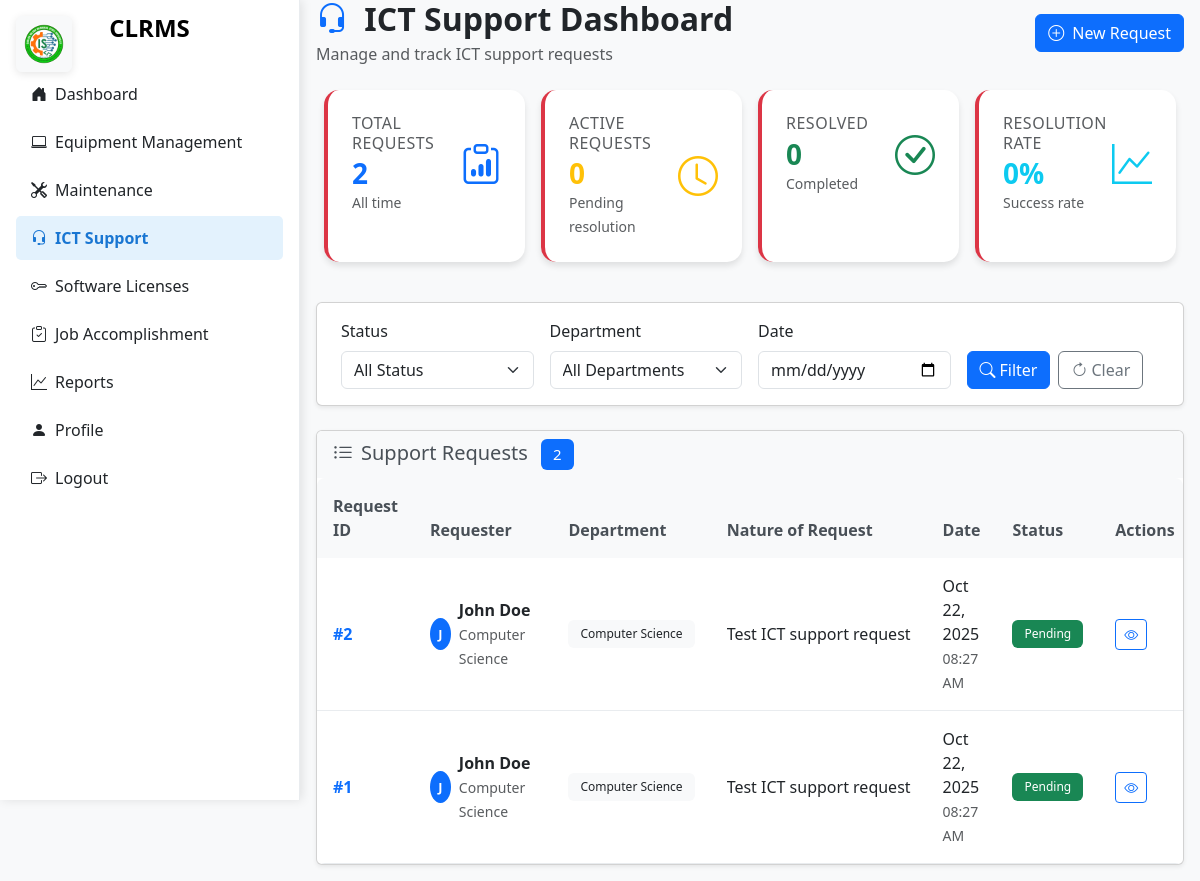
The page /pages/ict_support_dashboard.php (signed in) on the database its author committed.
### tables this page shows
CREATE TABLE `ict_support_requests` (
  `id` int(11) NOT NULL,
  `requester_name` varchar(255) NOT NULL,
  `department` varchar(255) NOT NULL,
  `request_date` date NOT NULL,
  `request_time` time NOT NULL,
  `nature_of_request` text NOT NULL,
  `action_taken` text DEFAULT NULL,
  `photo` varchar(255) DEFAULT NULL,
  `status` enum('Pending','In Progress','Resolved','Cancelled') DEFAULT 'Pending',
  `created_at` timestamp NOT NULL DEFAULT current_timestamp(),
  `updated_at` timestamp NOT NULL DEFAULT current_timestamp() ON UPDATE current_timestamp()
);

### classes/ICTSupport.php (called while the page is built, shortened)
<?php
require_once 'Database.php';
require_once 'BaseModel.php';
class ICTSupport extends BaseModel {
    public function __construct() {
        $database = new Database();
    }
    public function getAllRequests() {
        $query = "SELECT * FROM " . $this->table_name . " ORDER BY created_at DESC";
        $stmt = $this->conn->prepare($query);
        $stmt->execute();
        return $stmt->fetchAll(PDO::FETCH_ASSOC);
    }
}

### classes/Database.php (called while the page is built, shortened)
<?php
class Database {
    private $host = DB_HOST;
    private $db_name = DB_NAME;
    private $username = DB_USER;
    private $password = DB_PASS;
    private $conn;
    public function getConnection() {
        if ($this->conn === null) {
            try {
                $this->conn = new PDO(
                    "mysql:host={$this->host};dbname={$this->db_name}",
                    $this->username,
                    $this->password
                );
                $this->conn->setAttribute(PDO::ATTR_ERRMODE, PDO::ERRMODE_EXCEPTION);
                $this->conn->exec("SET NAMES utf8mb4");
            } catch (PDOException $exception) {
                error_log('[Database Error] ' . $exception->getMessage(), 3, __DIR__ . '/../logs/error.log');
                die('A database error occurred. Please try again later.');
            }
        }
        return $this->conn;
    }
}
?>

### classes/BaseModel.php (called while the page is built, shortened)
<?php
abstract class BaseModel {
    public function __construct($conn, $table_name) {
        $this->conn = $conn;
        $this->table_name = $table_name;
    }
}

### pages/ict_support_dashboard.php (the view, shortened to what this page needs)
<?php
require_once '../classes/ICTSupport.php';
$ictSupport = new ICTSupport();
$dateFilter = $_GET['date'] ?? '';
try {
    $supportRequests = $ictSupport->getAllRequests();
    $totalRequests = count($ictSupport->getAllRequests());
    $activeRequests = count(array_filter($ictSupport->getAllRequests(), function($r) {
        return $r['status'] === 'Active';
    }));
    $resolvedRequests = count(array_filter($ictSupport->getAllRequests(), function($r) {
        return $r['status'] === 'Resolved';
    }));
} catch (Exception $e) {
    error_log('[ICT Support Dashboard Error] ' . $e->getMessage(), 3, __DIR__ . '/../logs/error.log');
    $supportRequests = [];
    $totalRequests = $activeRequests = $resolvedRequests = 0;
    $departments = [];
}
?>
<!DOCTYPE html>
<html lang="en">
<head>
    <link href="https://cdn.jsdelivr.net/npm/bootstrap@5.3.0/dist/css/bootstrap.min.css" rel="stylesheet">
    <link href="https://cdn.jsdelivr.net/npm/bootstrap-icons@1.10.5/font/bootstrap-icons.css" rel="stylesheet">
    <link href="../assets/css/style.css" rel="stylesheet">
    <link href="../assets/css/ict_portal.css" rel="stylesheet">
</head>
<body class="bg-light ict-portal">
    <?php include '../includes/ict_sidebar.php'; ?>
    <main class="main-content">
        <div class="container-fluid px-4">
            <div class="d-flex justify-content-between align-items-center mb-4">
                <div>
                    <h2 class="fw-bold mb-1">
                        <i class="bi bi-headset me-2 text-primary"></i>
                    </h2>
                    <p class="text-muted mb-0">Manage and track ICT support requests</p>
                </div>
                <div>
                    <a href="ict_support_form.php" class="btn btn-primary">
                        <i class="bi bi-plus-circle me-2"></i>New Request
                    </a>
                </div>
            </div>
            <div class="row mb-4">
                <div class="col-md-3 mb-3">
                    <div class="kpi-card support">
                        <div class="d-flex justify-content-between align-items-center">
                            <div>
                                <h6 class="text-muted mb-1">Total Requests</h6>
                                <h3 class="mb-0 text-primary"><?= $totalRequests ?></h3>
                                <small class="text-muted">All time</small>
                            </div>
                            <i class="bi bi-clipboard-data text-primary fs-1"></i>
                        </div>
                    </div>
                </div>
                <div class="col-md-3 mb-3">
                    <div class="kpi-card support">
                        <div class="d-flex justify-content-between align-items-center">
                            <div>
                                <h6 class="text-muted mb-1">Active Requests</h6>
                                <h3 class="mb-0 text-warning"><?= $activeRequests ?></h3>
                                <small class="text-muted">Pending resolution</small>
                            </div>
                            <i class="bi bi-clock text-warning fs-1"></i>
                        </div>
                    </div>
                </div>
                <div class="col-md-3 mb-3">
                    <div class="kpi-card support">
                        <div class="d-flex justify-content-between align-items-center">
                            <div>
                                <h6 class="text-muted mb-1">Resolved</h6>
                                <h3 class="mb-0 text-success"><?= $resolvedRequests ?></h3>
                                <small class="text-muted">Completed</small>
                            </div>
                            <i class="bi bi-check-circle text-success fs-1"></i>
                        </div>
                    </div>
                </div>
                <div class="col-md-3 mb-3">
                    <div class="kpi-card support">
                        <div class="d-flex justify-content-between align-items-center">
                            <div>
                                <h6 class="text-muted mb-1">Resolution Rate</h6>
                                <h3 class="mb-0 text-info"><?= $totalRequests > 0 ? round(($resolvedRequests / $totalRequests) * 100, 1) : 0 ?>%</h3>
                                <small class="text-muted">Success rate</small>
                            </div>
                            <i class="bi bi-graph-up text-info fs-1"></i>
                        </div>
                    </div>
                </div>
            </div>
            <div class="card shadow-sm mb-4">
                <div class="card-body">
                    <form method="GET" class="row g-3">
                        <div class="col-md-3">
                            <label for="status" class="form-label">Status</label>
                            <select name="status" id="status" class="form-select">
                                <option value="">All Status</option>
                            </select>
                        </div>
                        <div class="col-md-3">
                            <label for="department" class="form-label">Department</label>
                            <select name="department" id="department" class="form-select">
                                <option value="">All Departments</option>
                            </select>
                        </div>
                        <div class="col-md-3">
                            <label for="date" class="form-label">Date</label>
                            <input type="date" name="date" id="date" class="form-control" value="<?= htmlspecialchars($dateFilter) ?>">
                        </div>
                        <div class="col-md-3">
                            <label class="form-label">&nbsp;</label>
                            <div class="d-flex gap-2">
                                <button type="submit" class="btn btn-primary">
                                    <i class="bi bi-search me-1"></i>Filter
                                </button>
                                <a href="ict_support_dashboard.php" class="btn btn-outline-secondary">
                                    <i class="bi bi-arrow-clockwise me-1"></i>Clear
                                </a>
                            </div>
                        </div>
                    </form>
                </div>
            </div>
            <div class="card shadow-sm">
                <div class="card-header bg-light">
                    <h5 class="mb-0">
                        <i class="bi bi-list-ul me-2"></i>Support Requests
                        <span class="badge bg-primary ms-2"><?= count($supportRequests) ?></span>
                    </h5>
                </div>
                <div class="card-body p-0">
                    <?php if (empty($supportRequests)): ?>
                        <div class="text-center py-5">
                            <i class="bi bi-inbox text-muted" style="font-size: 3rem;"></i>
                            <h5 class="mt-3 text-muted">No support requests found</h5>
                            <p class="text-muted">Try adjusting your filters or create a new request</p>
                        </div>
                    <?php else: ?>
                        <div class="table-responsive">
                            <table class="table table-hover mb-0">
                                <thead class="table-light">
                                    <tr>
                                        <th>Request ID</th>
                                        <th>Requester</th>
                                        <th>Department</th>
                                        <th>Nature of Request</th>
                                        <th>Date</th>
                                        <th>Status</th>
                                        <th>Actions</th>
                                    </tr>
                                </thead>
                                <tbody>
                                    <?php foreach ($supportRequests as $request): ?>
                                        <tr>
                                            <td>
                                                <span class="fw-bold text-primary">#<?= $request['id'] ?></span>
                                            </td>
                                            <td>
                                                <div class="d-flex align-items-center">
                                                    <div class="avatar bg-primary text-white rounded-circle me-2 d-flex align-items-center justify-content-center" style="width: 32px; height: 32px; font-size: 0.8rem;">
                                                        <?= strtoupper(substr($request['requester_name'], 0, 1)) ?>
                                                    </div>
                                                    <div>
                                                        <div class="fw-bold"><?= htmlspecialchars($request['requester_name']) ?></div>
                                                        <small class="text-muted"><?= htmlspecialchars($request['department']) ?></small>
                                                    </div>
                                                </div>
                                            </td>
                                            <td>
                                                <span class="badge bg-light text-dark"><?= htmlspecialchars($request['department']) ?></span>
                                            </td>
                                            <td>
                                                <div class="text-truncate" style="max-width: 200px;" title="<?= htmlspecialchars($request['nature_of_request']) ?>">
                                                    <?= htmlspecialchars($request['nature_of_request']) ?>
                                                </div>
                                            </td>
                                            <td>
                                                <div><?= date('M d, Y', strtotime($request['request_date'])) ?></div>
                                                <small class="text-muted"><?= date('h:i A', strtotime($request['request_time'])) ?></small>
                                            </td>
                                            <td>
                                                <span class="badge bg-<?= $request['status'] === 'Active' ? 'warning' : 'success' ?>">
                                                    <?= htmlspecialchars($request['status']) ?>
                                                </span>
                                            </td>
                                            <td>
                                                <div class="btn-group" role="group">
                                                    <button class="btn btn-sm btn-outline-primary"
                                                            data-bs-toggle="modal"
                                                            data-bs-target="#viewRequestModal<?= $request['id'] ?>">
                                                        <i class="bi bi-eye"></i>
                                                    </button>
                                                </div>
                                            </td>
                                        </tr>
                                    <?php endforeach; ?>
                                </tbody>
                            </table>
                        </div>
                    <?php endif; ?>
                </div>
            </div>
        </div>
    </main>
</body>
</html>

### assets/css/style.css (style rules this page uses)
body { background-color: #f8f9fa; font-family: 'Segoe UI', Tahoma, Geneva, Verdana, sans-serif; }
.main, .main-content { margin-left: 250px; padding: 20px; transition: margin-left 0.3s ease; }
.container-fluid.px-4 { padding-left: 2rem !important; padding-right: 2rem !important; }
.btn-primary, .bg-primary { background-color: #0d6efd !important; border-color: #0d6efd !important; }
.btn-outline-primary { color: #0d6efd; border-color: #0d6efd; }

### assets/css/ict_portal.css (style rules this page uses)
body.ict-portal { background-color: #f8f9fa; margin: 0; padding: 0; overflow-x: hidden; }
.ict-portal .main-content { margin-left: 300px; padding: 0; min-height: 100vh; width: calc(100% - 300px); position: relative; transition: margin-left 0.3s ease, width 0.3s ease; }
.ict-portal .container-fluid { padding: 1rem !important; margin: 0 !important; max-width: 100% !important; }
@media (min-width: 768px) { .ict-portal .main-content { margin-left: 300px; width: calc(100% - 300px); transition: margin-left 0.3s ease, width 0.3s ease; } }
.ict-portal .main-content > .container-fluid { margin-top: 0 !important; padding-top: 0 !important; }
.ict-portal .row { margin-left: 0 !important; margin-right: 0 !important; }
.ict-portal .col-md-3, .ict-portal .col-md-4, .ict-portal .col-md-6, .ict-portal .col-md-8, .ict-portal .col-12 { padding-left: 0.5rem !important; padding-right: 0.5rem !important; }
.kpi-card { background: white; border-radius: 15px; padding: 1.5rem; box-shadow: 0 4px 6px rgba(0,0,0,0.1); border-left: 4px solid; transition: all 0.3s ease; height: 100%; }
.kpi-card.support { border-left-color: #dc3545; }
.kpi-card h3 { font-weight: 700; margin-bottom: 0.5rem; }
.kpi-card h6 { font-weight: 500; text-transform: uppercase; letter-spacing: 0.5px; }
.table-responsive { border-radius: 8px; overflow: hidden; }
.table th { background: #f8f9fa; border: none; font-weight: 600; color: #495057; padding: 1rem; }
.table td { padding: 1rem; border: none; border-bottom: 1px solid #e9ecef; vertical-align: middle; }
.badge { font-weight: 500; padding: 0.5rem 0.75rem; border-radius: 6px; }
.card-header { border: none; font-weight: 600; }
.card-header.bg-light { background: #f8f9fa !important; color: #495057 !important; }
.avatar { display: flex; align-items: center; justify-content: center; font-weight: 600; }

### includes/ict_sidebar.php (style rules this page uses)
.main-content { margin-left: 0; transition: margin-left 0.3s ease; }
@media (min-width: 768px) { .main-content { margin-left: 300px; } }

### rows shown on the page
ict_support_requests: id "2", requester_name "J", requester_name "John Doe", department "Computer Science", nature_of_request "Test ICT support request", request_date "Oct 22, 2025", request_time "08:27 AM", status "Pending"
ict_support_requests: id "1", requester_name "J", requester_name "John Doe", department "Computer Science", nature_of_request "Test ICT support request", request_date "Oct 22, 2025", request_time "08:27 AM", status "Pending"

### other values the page prints
$totalRequests "2"
$activeRequests "0"
$resolvedRequests "0"
count($supportRequests) "2"
